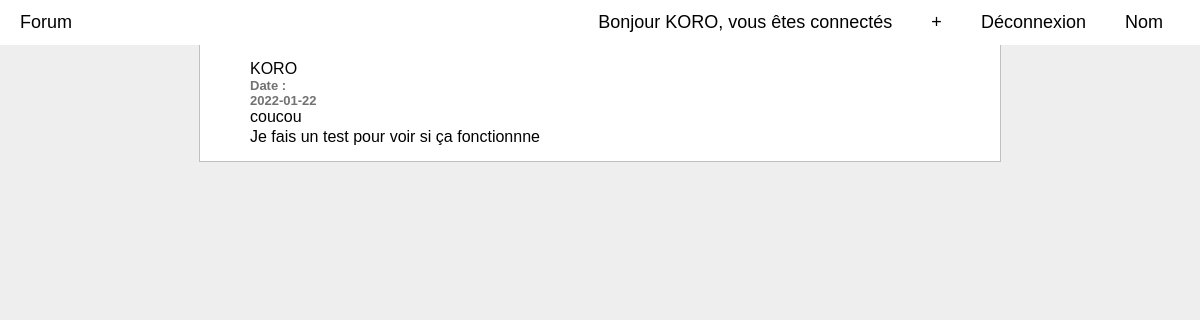
Page /details.php?id=9 (signed in) on the committed database.
### tables this page shows
CREATE TABLE `users` (
  `ID` int(11) NOT NULL,
  `USERNAME` varchar(80) NOT NULL,
  `PASSWORD` varchar(80) NOT NULL,
  `MAIL` varchar(80) NOT NULL
);

CREATE TABLE `articles` (
  `ID` int(11) NOT NULL,
  `TITLE` varchar(80) NOT NULL,
  `DESCRIPTION` varchar(80) NOT NULL,
  `DATE_CREATION` date NOT NULL,
  `ID_AUTHOR` int(11) NOT NULL
);

### details.php (the view, shortened to what this page needs)
<!DOCTYPE html>
<html>
    <head>
        <link rel="stylesheet" href="assets/css/details.css">
    </head>
    <body>
        <form action="" method="POST">
            <div class="navbar">
                <div class="nav-cont">
                    <a href="home.php">Forum</a>
                    <div class="nav-r">
                        <?php
                            if(!isset($_SESSION["username"])){
                                header("Location: login.php");
                                exit();
                            }
                            elseif($_SESSION['username'] !== ""){
                                $user = $_SESSION['username'];
                                echo "<a>Bonjour $user, vous êtes connectés</a>";
                            }
                        ?>
                        <a href="new.php">+</a>
                        <a href="login.php" onclick="logOut();">Déconnexion</a>
                        <a href="account.php">Nom</a>
                    </div>
                </div>
            </div>
            <div class="container">
                <?php
                    include("loginDB.php");
                    $idPost = $_GET['id'];
                    $requete = "SELECT * FROM articles WHERE ID='".$idPost."'";
                    $exec = mysqli_query($mysqli,$requete);
                    $rep = mysqli_fetch_array($exec);
                    $requete2 = "SELECT users.USERNAME FROM articles INNER JOIN `users` ON users.ID = articles.ID_AUTHOR
                    WHERE articles.ID='".$idPost."'";
                    $exec2 = mysqli_query($mysqli,$requete2);
                    $rep2 = mysqli_fetch_array($exec2);
                ?>
                <div class="articles">
                    <div id="username">
                        <p><?php echo $rep2['USERNAME'];?></p>
                    </div>
                    <div class="date">
                        <p>Date : </p>
                        <p><?php echo $rep['DATE_CREATION']?></p>
                    </div>
                    <div id="titre">
                        <p class="titre"><?php echo $rep['TITLE']?></p>
                    </div>
                    <div class="description">
                        <p class="description"><?php echo $rep['DESCRIPTION']?></a>
                    </div>
                </div>
                <div class="divider"></div>
            </div>
        </form>
    </body>
</html>

### assets/css/details.css (style rules this page uses)
* { margin: 0; padding: 0; font-family: sans-serif; }
body { background-color: rgb(238, 238, 238); }
.navbar { width: 100%; background-color: white; font-size: large; }
.navbar a { text-decoration: none; color: black; }
.nav-cont { height: 2.8rem; margin-left: 20px; margin-right: 20px; display: flex; justify-content: space-between; align-items: center; }
.nav-r a { padding: 15px; border-radius: 3px; margin: 2px; }
.container { margin: auto; width: 50rem; background-color: white; border-left: solid 1px rgb(192, 192, 192); border-right: solid 1px rgb(192, 192, 192); }
.articles { padding-top: 15px; margin-right: 50px; margin-left: 50px; }
.date { color: rgb(114, 114, 114); font-weight: bold; font-size: small; }
.description { margin-top: 2px; margin-bottom: 2px; }
.divider { background-color: rgb(192, 192, 192); width: 100%; height: 1px; margin-top: 15px; margin-bottom: 15px; }

### rows in the picture
users: USERNAME "KORO"
articles: DATE_CREATION "2022-01-22", TITLE "coucou", DESCRIPTION "Je fais un test pour voir si ça fonctionnne"

### other values in the picture
$user "KORO"
